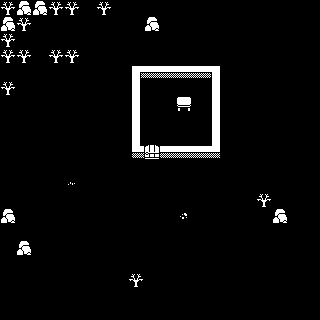

Below is a game level as drawn by its tile map, then a one-line description and the .tmx file that defines it, in full:
An orthogonal 20x20 tile map with 16x16 px tiles, 1 tile layer (Tile Layer 1).

<map version="1.4" tiledversion="1.4.1" orientation="orthogonal" renderorder="right-down" width="20" height="20" tilewidth="16" tileheight="16" infinite="0" nextlayerid="2" nextobjectid="1">
 <editorsettings>
  <export target="small_house.csv" format="csv" />
 </editorsettings>
 <tileset firstgid="1" name="&#13;&#10;scroll-o-script" tilewidth="16" tileheight="16" tilecount="240" columns="12">
  <image source="../png/sprites.png" trans="000000" width="192" height="320" />
 </tileset>
 <layer id="1" name="Tile Layer 1" width="20" height="20">
  <data encoding="csv">
172,174,174,172,172,0,172,0,0,0,0,0,0,0,0,0,0,0,0,0,
174,172,0,0,0,0,0,0,0,174,0,0,0,0,0,0,0,0,0,0,
172,0,0,0,0,0,0,0,0,0,0,0,0,0,0,0,0,0,0,0,
172,172,0,172,172,0,0,0,0,0,0,0,0,0,0,0,0,0,0,0,
0,0,0,0,0,0,0,0,229,226,226,226,226,230,0,0,0,0,0,0,
172,0,0,0,0,0,0,0,227,0,0,0,0,227,0,0,0,0,0,0,
0,0,0,0,0,0,0,0,227,0,0,110,0,227,0,0,0,0,0,0,
0,0,0,0,0,0,0,0,227,0,0,0,0,227,0,0,0,0,0,0,
0,0,0,0,0,0,0,0,227,0,0,0,0,227,0,0,0,0,0,0,
0,0,0,0,0,0,0,0,231,112,226,226,226,232,0,0,0,0,0,0,
0,0,0,0,0,0,0,0,0,0,0,0,0,0,0,0,0,0,0,0,
0,0,0,0,167,0,0,0,0,0,0,0,0,0,0,0,0,0,0,0,
0,0,0,0,0,0,0,0,0,0,0,0,0,0,0,0,172,0,0,0,
174,0,0,0,0,0,0,0,0,0,0,168,0,0,0,0,0,174,0,0,
0,0,0,0,0,0,0,0,0,0,0,0,0,0,0,0,0,0,0,0,
0,174,0,0,0,0,0,0,0,0,0,0,0,0,0,0,0,0,0,0,
0,0,0,0,0,0,0,0,0,0,0,0,0,0,0,0,0,0,0,0,
0,0,0,0,0,0,0,0,172,0,0,0,0,0,0,0,0,0,0,0,
0,0,0,0,0,0,0,0,0,0,0,0,0,0,0,0,0,0,0,0,
0,0,0,0,0,0,0,0,0,0,0,0,0,0,0,0,0,0,0,0
</data>
 </layer>
</map>